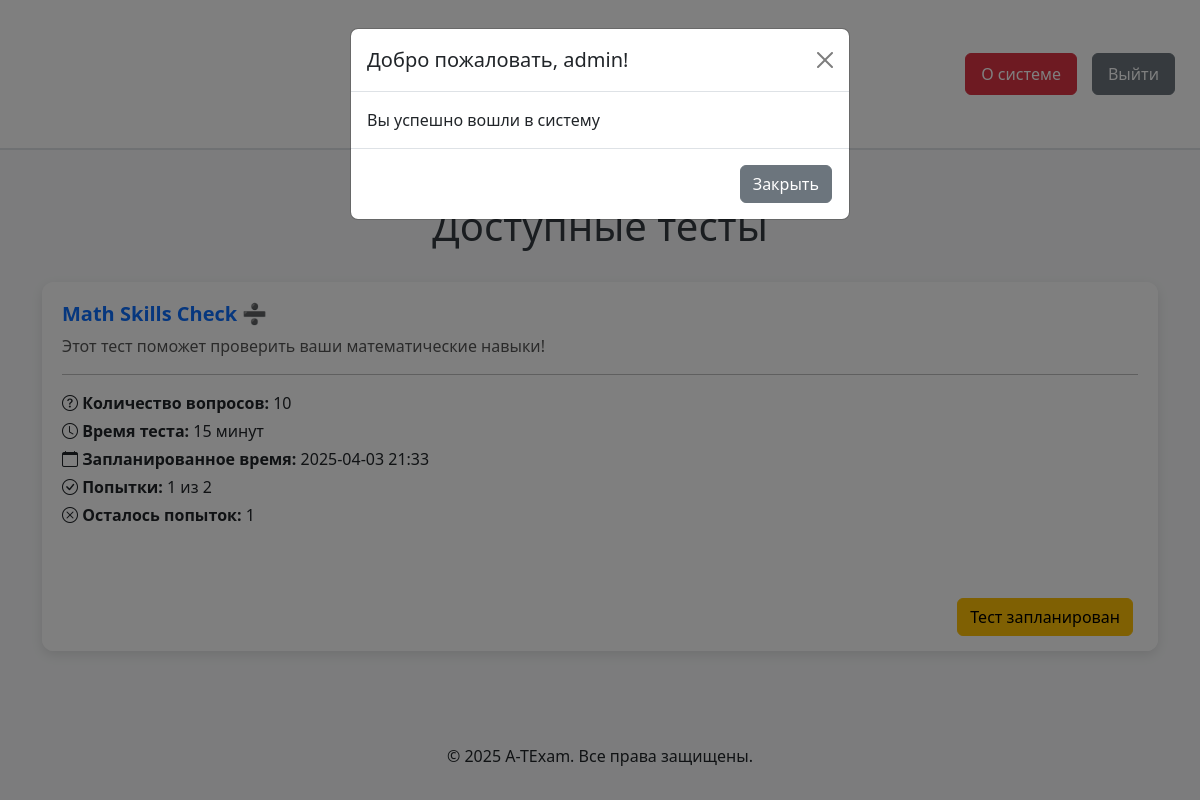
The page / (signed in) on the database its author committed.
### models.py (models this page shows, shortened)
class User(UserMixin, db.Model):
    __tablename__ = 'users'
    id = db.Column(db.Integer, primary_key=True)
    username = db.Column(db.String(80), unique=True, nullable=False)
    password_hash = db.Column(db.String(128), nullable=False)
    password_plain = db.Column(db.String(128), nullable=True)
    is_banned = db.Column(db.Boolean, default=False)  # Новое поле для бана

class Test(db.Model):
    __tablename__ = 'tests'
    id = db.Column(db.Integer, primary_key=True)
    title = db.Column(db.String(255), nullable=False)
    description = db.Column(db.Text)
    scheduled_time = db.Column(db.DateTime, nullable=True)
    duration = db.Column(db.Integer, default=30)
    is_hidden = db.Column(db.Boolean, default=False)
    max_attempts = db.Column(db.Integer, nullable=True)
    display_mode = db.Column(db.String(10), default='single')
    questions = db.relationship(
        'Question',
        backref='test',
        lazy=True,
        cascade="all, delete-orphan"
    )

### app.py (the view)
@app.route('/')
@login_required
def index():
    tests = Test.query.filter_by(is_hidden=False).all()
    username = session.get('username')
    attempts_info = {}
    for test in tests:
        if test.max_attempts:
            attempts_taken = Result.query.filter_by(user=username, test_id=test.id).count()
            remaining_attempts = test.max_attempts - attempts_taken
            attempts_info[test.id] = {"attempts_taken": attempts_taken, "remaining_attempts": remaining_attempts}
        else:
            attempts_info[test.id] = None
    show_modal = session.pop('just_logged_in', False)
    show_attempt_limit_modal = session.pop('show_attempt_limit_modal', False)
    now = datetime.now()
    return render_template('index.html', tests=tests, show_modal=show_modal,
                           show_attempt_limit_modal=show_attempt_limit_modal,
                           attempts_info=attempts_info, now=now)

### app.py (called while the page is built)
@app.before_request
def check_user_auth():
    allowed_routes = ['login', 'register', 'admin_login', 'static', 'about']
    if request.endpoint in allowed_routes:
        return
    if 'user_id' in session:
        user = db.session.get(User, session['user_id'])
        if not user:
            session.clear()
            flash("Пользователь не найден, пожалуйста, войдите заново.", "error")
            return redirect(url_for('login'))
        if 'login_time' in session and session['login_time'] < SERVER_START_TIME:
            session.clear()
            flash("Пожалуйста, войдите заново.", "error")
            return redirect(url_for('login'))
    else:
        flash("Пожалуйста, войдите в систему.", "error")
        return redirect(url_for('login'))

@app.before_request
def check_if_banned():
    allowed_routes = ['logout', 'banned']
    if current_user.is_authenticated and current_user.is_banned:
        if request.endpoint is None or (request.endpoint not in allowed_routes and not request.endpoint.startswith('static')):
            return redirect(url_for('banned'))

def login_required(f):
    @wraps(f)
    def decorated_function(*args, **kwargs):
        if 'user_id' not in session:
            flash("Пожалуйста, войдите в систему для доступа к этой странице", "error")
            return redirect(url_for('login'))
        return f(*args, **kwargs)
    return decorated_function

@app.context_processor
def inject_registration_status():
    return dict(registration_open=registration_open)

@login_manager.user_loader
def load_user(user_id):
    return User.query.get(int(user_id))

### templates/index.html (shortened to what this page needs)
<!DOCTYPE html>
<html lang="ru">
<head>
    <link href="https://cdn.jsdelivr.net/npm/bootstrap@5.3.0/dist/css/bootstrap.min.css" rel="stylesheet">
    <link rel="stylesheet" href="https://cdn.jsdelivr.net/npm/bootstrap-icons@1.10.5/font/bootstrap-icons.css">
    <link rel="stylesheet" href="{{ url_for('static', filename='styles.css') }}">
</head>
<body class="d-flex flex-column min-vh-100">
    <header class="header">
        <h1 style="color: red;">A-TExam</h1>
        <h4>Система тестирования нового поколения</h4>
        <div class="button-container">
            <a href="{{ url_for('about') }}" class="btn btn-danger text-white text-decoration-none">О системе</a>
            <a href="{{ url_for('logout') }}" class="btn btn-secondary text-white text-decoration-none">Выйти</a>
        </div>
    </header>
    <div class="container mt-4">
        {% if show_modal %}
        <div class="modal fade" id="welcomeModal" tabindex="-1" aria-labelledby="welcomeModalLabel" aria-hidden="true">
            <div class="modal-dialog">
                <div class="modal-content">
                    <div class="modal-header">
                        <h5 class="modal-title" id="welcomeModalLabel">Добро пожаловать, {{ session['username'] }}!</h5>
                        <button type="button" class="btn-close" data-bs-dismiss="modal" aria-label="Закрыть"></button>
                    </div>
                    <div class="modal-body">
                        Вы успешно вошли в систему
                    </div>
                    <div class="modal-footer">
                        <button type="button" class="btn btn-secondary" data-bs-dismiss="modal">Закрыть</button>
                    </div>
                </div>
            </div>
        </div>
        {% endif %}
        <h1 class="mt-2 text-center">Доступные тесты</h1>
        <br>
        <div class="row">
            {% for test in tests %}
            <div class="col-12 mb-4">
                <div class="card custom-card h-100">
                    <div class="card-body" style="background-color: white;">
                        <h5 class="card-title text-primary">{{ test.title }}</h5>
                        <p class="card-text">{{ test.description }}</p>
                        <hr>
                        <p class="mb-1">
                            <i class="bi bi-question-circle"></i>
                            <strong>Количество вопросов:</strong> {{ test.questions | length }}
                        </p>
                        <p class="mb-1">
                            <i class="bi bi-clock"></i>
                            <strong>Время теста:</strong> {{ test.duration }} минут
                        </p>
                        {% if test.scheduled_time %}
                        <p class="mb-1">
                            <i class="bi bi-calendar"></i>
                            <strong>Запланированное время:</strong> {{ test.scheduled_time.strftime("%Y-%m-%d %H:%M") }}
                        </p>
                        {% endif %}
                        {% if test.max_attempts %}
                        <p class="mb-1">
                            <i class="bi bi-check-circle"></i>
                            <strong>Попытки:</strong> {{ attempts_info[test.id]['attempts_taken'] }} из {{
                            test.max_attempts }}
                        </p>
                        <p>
                            <i class="bi bi-x-circle"></i>
                            <strong>Осталось попыток:</strong> {{ attempts_info[test.id]['remaining_attempts'] }}
                        </p>
                        {% endif %}
                    </div>
                    <div class="card-footer border-top-0 text-end" style="background-color: white;">
                        {% if test.show_attempt_limit_modal %}
                        <button class="btn btn-secondary" disabled>Попытки исчерпаны</button>
                        {% else %}
                        {% if test.scheduled_time and test.scheduled_time > now %}
                        <button class="btn btn-warning"
                            data-scheduled="{{ test.scheduled_time.strftime('%Y-%m-%d %H:%M') }}"
                            onclick="showScheduleModal(this)">
                            Тест запланирован
                        </button>
                        {% else %}
                        <a href="{{ url_for('test_page', test_id=test.id) }}" class="btn btn-primary">Пройти тест</a>
                        {% endif %}
                        {% endif %}
                    </div>
                </div>
            </div>
            {% endfor %}
        </div>
    </div>
    <footer class="bg-light text-center py-3 mt-auto">
        <p>&copy; 2025 A-TExam. Все права защищены.</p>
    </footer>
</body>
</html>

### static/styles.css (style rules this page uses)
body { background-color: #f8f9fa; }
h1, h4 { color: #343a40; }
.card { margin-bottom: 20px; }
.container { margin-top: 20px; }
.btn { margin-right: 5px; }
.header { display: flex; flex-direction: column; align-items: center; justify-content: center; padding: 20px; background-color: white; border-bottom: 2px solid #dee2e6; margin-bottom: 20px; position: relative; height: 150px; }
.header h1 { font-size: 3rem; margin: 0; }
.header h4 { font-size: 1.5rem; font-weight: bold; color: #343a40; font-family: 'Lucida Sans', 'Lucida Sans Regular', 'Lucida Grande', 'Lucida Sans Unicode', Geneva, Verdana, sans-serif; margin-top: 5px; }
.header .button-container { position: absolute; right: 20px; top: 50%; transform: translateY(-50%); display: flex; gap: 10px; }
.header .btn { padding: 8px 15px; font-size: 1rem; }

### templates/index.html (style rules this page uses)
.custom-card { border: none; border-radius: 12px; box-shadow: 0 4px 12px rgba(0, 0, 0, 0.1); transition: transform 0.2s ease, box-shadow 0.2s ease; background: linear-gradient(135deg, #f8f9fa, #ffffff); overflow: hidden; }
.custom-card .card-body { padding: 20px; }
.custom-card .card-title { font-weight: bold; color: #007bff; }
.custom-card .card-text { color: #555; margin-bottom: 15px; }
.custom-card hr { border-top: 1px solid black; }
.custom-card .card-footer { background: transparent; border-top: none; padding: 15px 20px; }

### rows shown on the page
User: username "admin"
Test: title "Math Skills Check ➗", description "Этот тест поможет проверить ваши математические навыки!", questions|length "10", duration "15", scheduled_time "2025-04-03 21:33", id "1", max_attempts "2"
